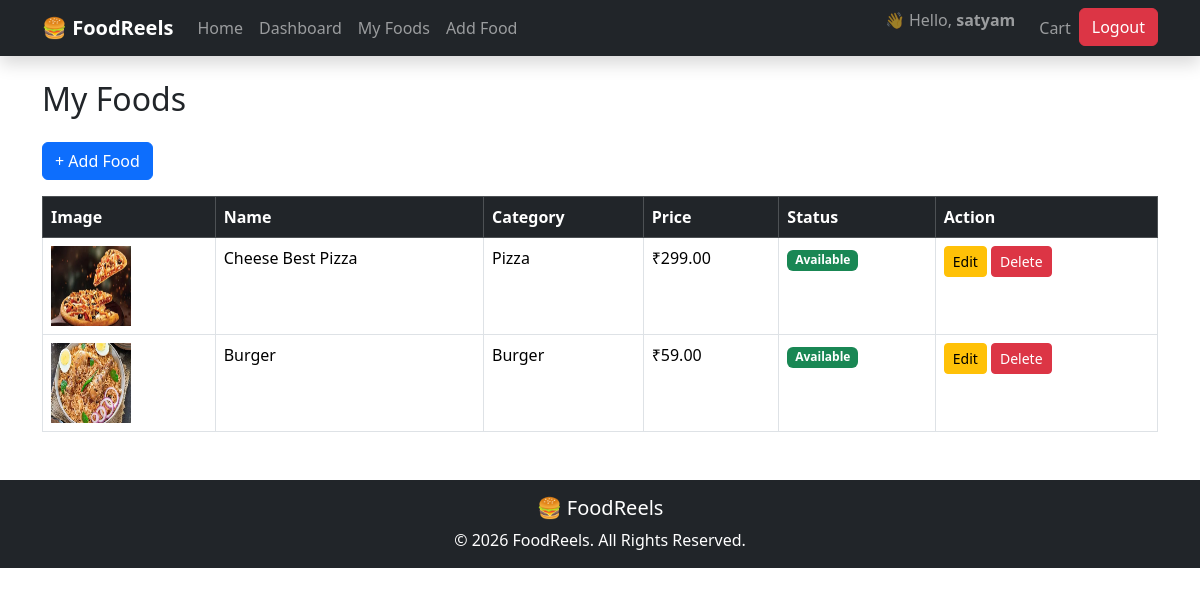
Page /list/ (signed in) on the earlier database version.
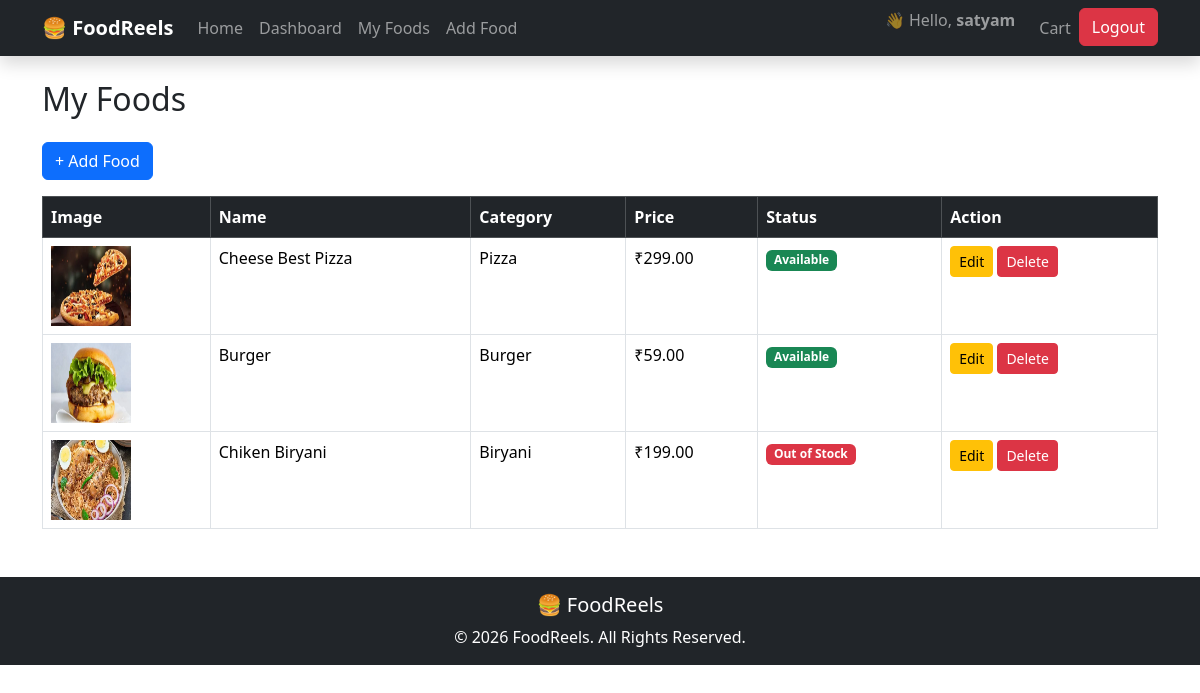
Same page on the later database version.
### accounts/models.py (models this page shows, shortened)
class User(AbstractUser):
    REEL_CHOICES = (
        ('customer','Customer'),
        ('vendor','Vendor'),
        ('admin', 'Admin'),
    )
    phone = models.CharField(max_length=15, blank=True, null=True)
    role = models.CharField(max_length=20, choices=REEL_CHOICES, default='customer')

### foods/models.py (models this page shows, shortened)
class FoodItem(models.Model):
    vendor = models.ForeignKey(
        Vendor,
        on_delete=models.CASCADE,
        related_name='foods'
    )
    category = models.ForeignKey(
        Category,
        on_delete=models.CASCADE
    )
    name = models.CharField(max_length=200)
    description = models.TextField()
    price = models.DecimalField(
        max_digits=8,
        decimal_places=2
    )
    image = models.ImageField(
        upload_to="foods/"
    )
    is_available = models.BooleanField(default=True)
    created_at = models.DateTimeField(auto_now_add=True)
    updated_at = models.DateTimeField(auto_now=True)

class Category(models.Model):
    name = models.CharField(max_length=100, unique=True)
    slug = models.SlugField(unique=True)
    image = models.ImageField(
        upload_to="categories/",
        blank=True,
        null=True
    )
    created_at = models.DateTimeField(auto_now_add=True)
    class Meta:
        ordering = ['name']
    def __str__(self):
        return self.name

### foods/views.py (the view)
@login_required
def food_list(request):
    vendor = Vendor.objects.get(owner=request.user)
    foods = FoodItem.objects.filter(vendor=vendor)
    return render(
        request,
        "foods/food_list.html",
        {"foods": foods}
    )

### templates/foods/food_list.html
{% extends "base.html" %}
{% block content %}
<h2 class="mb-4">
My Foods
</h2>
<a href="{% url 'add-food' %}" class="btn btn-primary mb-3">
+ Add Food
</a>
<table class="table table-bordered table-hover">
<thead class="table-dark">
<tr>
<th>Image</th>
<th>Name</th>
<th>Category</th>
<th>Price</th>
<th>Status</th>
<th>Action</th>
</tr>
</thead>
<tbody>
{% for food in foods %}
<tr>
<td>
<img
src="{{ food.image.url }}"
width="80"
height="80"
>
</td>
<td>
{{ food.name }}
</td>
<td>
{{ food.category }}
</td>
<td>
₹{{ food.price }}
</td>
<td>
{% if food.is_available %}
<span class="badge bg-success">
Available
</span>
{% else %}
<span class="badge bg-danger">
Out of Stock
</span>
{% endif %}
</td>
<td>
<a
href="{% url 'update-food' food.id %}"
class="btn btn-warning btn-sm">
Edit
</a>
<a
href="{% url 'delete-food' food.id %}"
class="btn btn-danger btn-sm">
Delete
</a>
</td>
</tr>
{% endfor %}
</tbody>
</table>
{% endblock %}

### templates/base.html (shortened to what this page needs)
<!DOCTYPE html>
<html lang="en">
<head>
    <link href="https://cdn.jsdelivr.net/npm/bootstrap@5.3.7/dist/css/bootstrap.min.css" rel="stylesheet">
</head>
<body>
<nav class="navbar navbar-expand-lg navbar-dark bg-dark shadow">
    <div class="container">
        <a class="navbar-brand fw-bold" href="{% url 'home' %}">
            🍔 FoodReels
        </a>
        <div class="collapse navbar-collapse" id="navbarNav">
            <ul class="navbar-nav me-auto">
                <li class="nav-item">
                    <a class="nav-link" href="{% url 'home' %}">
                        Home
                    </a>
                </li>
                {% if request.user.is_authenticated %}
                    <li class="nav-item">
                        <a class="nav-link" href="{% url 'vendor-dashboard' %}">
                            Dashboard
                        </a>
                    </li>
                    <li class="nav-item">
                        <a class="nav-link" href="{% url 'food-list' %}">
                            My Foods
                        </a>
                    </li>
                    <li class="nav-item">
                        <a class="nav-link" href="{% url 'add-food' %}">
                            Add Food
                        </a>
                    </li>
                {% endif %}
            </ul>
            <ul class="navbar-nav">
                {% if request.user.is_authenticated %}
                    <li class="nav-item">
                        <span class="navbar-text me-3">
                            👋 Hello,
                            <strong>{{ request.user.username }}</strong>
                        </span>
                    </li>
                    <li class="nav-item">
                        <a class="nav-link" href="{% url 'cart-list' %}">Cart</a>
                    </li>
                    <li class="nav-item">
                        <a
                            href="{% url 'logout' %}"
                            class="btn btn-danger">
                            Logout
                        </a>
                    </li>
                {% endif %}
            </ul>
        </div>
    </div>
</nav>
<div class="container mt-4">
    {% block content %}
    {% endblock %}
</div>
<footer class="bg-dark text-white text-center p-3 mt-5">
    <h5>🍔 FoodReels</h5>
    <p class="mb-0">
        © 2026 FoodReels. All Rights Reserved.
    </p>
</footer>
</body>
</html>

Differences in the rows shown:
changed FoodItem "Burger": image: a different picture
added FoodItem: image (picture), name "Chiken Biryani", category "Biryani", price "199.00", is_available "Out of Stock"
